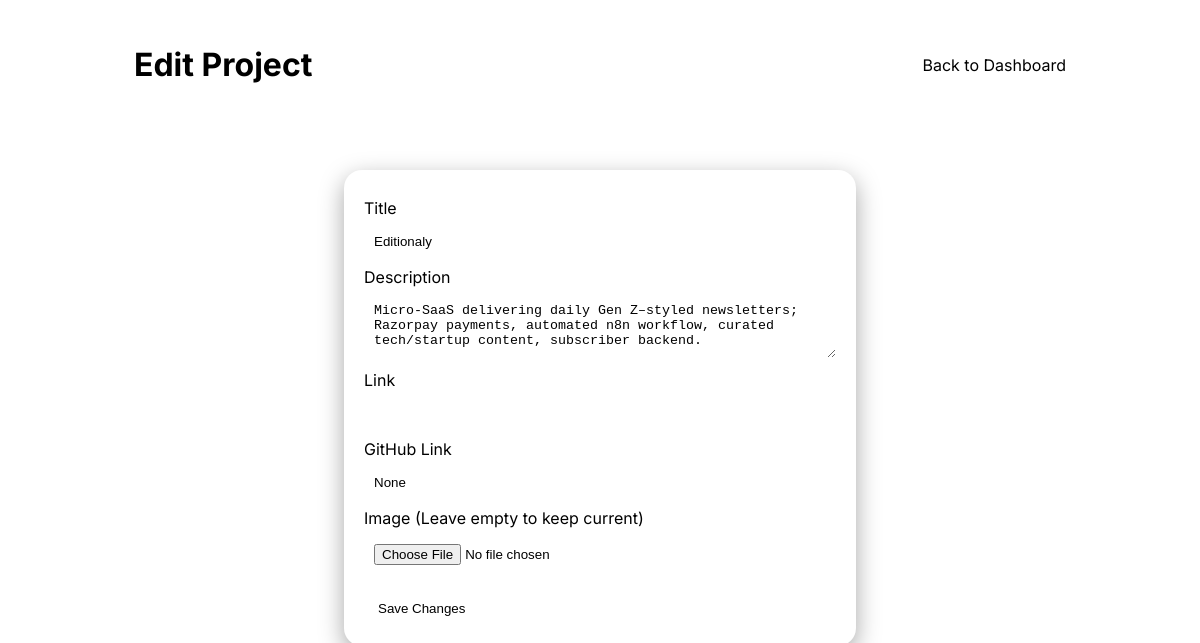
/admin/projects/edit/3 (signed in), run on the app's committed database.
### tables this page shows
CREATE TABLE projects (
            id INTEGER PRIMARY KEY AUTOINCREMENT,
            title TEXT,
            description TEXT,
            image_path TEXT,
            link TEXT,
            created_at TEXT
        , github_link TEXT);

### app.py (the view, shortened to what this page needs)
@app.route("/admin/projects/edit/<int:pid>", methods=["GET", "POST"])
def admin_projects_edit(pid):
    if not require_login():
        return redirect(url_for("admin_login"))
    conn = get_db()
    cur = conn.cursor()
    cur.execute("SELECT * FROM projects WHERE id=?", (pid,))
    project = cur.fetchone()
    conn.close()
    return render_template("edit_project.html", project=project)

### app.py (called while the page is built)
def get_db():
    conn = sqlite3.connect(DB_PATH)
    conn.row_factory = sqlite3.Row
    return conn

def require_login():
    return session.get("logged_in") is True

### templates/edit_project.html (shortened to what this page needs)
<!DOCTYPE html>
<html lang="en">
<head>
    <link rel="stylesheet" href="{{ url_for('static', filename='styles.css') }}">
</head>
<body>
    <header class="admin-header">
        <div class="container">
            <h1>Edit Project</h1>
            <nav>
                <a href="{{ url_for('admin_dashboard') }}">Back to Dashboard</a>
            </nav>
        </div>
    </header>
    <main class="container narrow">
        <section class="card">
            <form method="post" enctype="multipart/form-data">
                <label>Title</label>
                <input type="text" name="title" value="{{ project['title'] }}" required>
                <label>Description</label>
                <textarea name="description" rows="3">{{ project['description'] }}</textarea>
                <label>Link</label>
                <input type="url" name="link" value="{{ project['link'] }}">
                <label>GitHub Link</label>
                <input type="url" name="github_link" value="{{ project['github_link'] }}">
                <label>Image (Leave empty to keep current)</label>
                <input type="file" name="image" accept="image/*">
                <button type="submit" style="margin-top: 16px;">Save Changes</button>
            </form>
        </section>
    </main>
</body>
</html>

### static/styles.css (style rules this page uses)
* { box-sizing: border-box }
body { margin: 0; background: var(--bg); color: var(--text); font-family: Inter, system-ui, -apple-system, Segoe UI, Roboto, Helvetica, Arial, sans-serif }
.container { max-width: 980px; margin: 0 auto; padding: 24px }
.container.narrow { max-width: 560px }
.card { background: var(--card); border: 1px solid var(--border); border-radius: 18px; padding: 20px; margin: 16px 0; box-shadow: 0 8px 24px rgba(0, 0, 0, .35) }
label { display: block; margin: 8px 0 6px }
input, textarea { width: 100%; padding: 10px; border-radius: 10px; border: 1px solid var(--border); background: var(--card); color: var(--text) }
button { padding: 10px 14px; border: none; border-radius: 10px; background: var(--accent); color: var(--button-text); cursor: pointer }
.admin-header { background: var(--card); border-bottom: 1px solid var(--border) }
.admin-header .container { display: flex; justify-content: space-between; align-items: center }
.admin-header nav a { color: var(--text); margin-left: 12px; text-decoration: none }

### data on the page
projects: title "Editionaly", description "Micro-SaaS delivering daily Gen Z–styled newsletters; Razorpay payments, automated n8n workflow, curated tech/startup content, subscriber backend."
